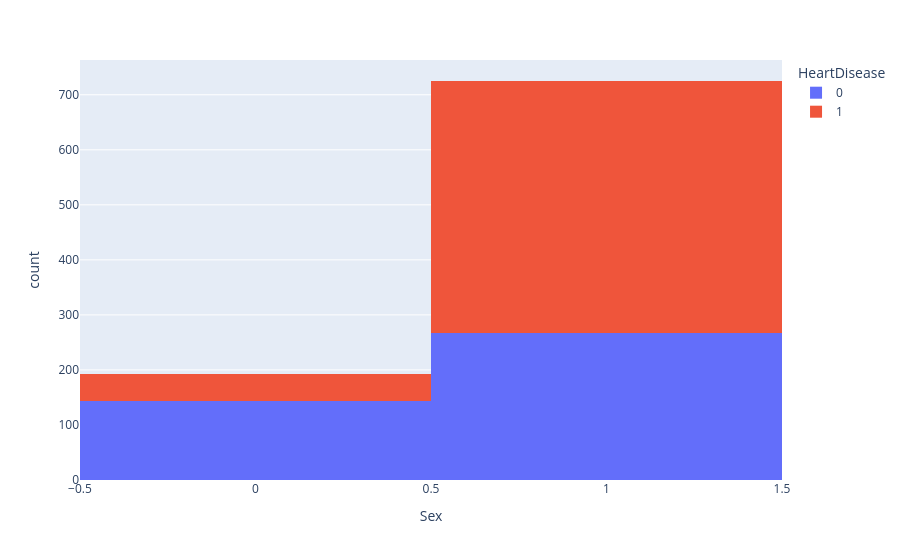

Notebook code cell kept with this figure:
### Code cell
px.histogram(df,x='Sex',color='HeartDisease')

### Figure 1 — Plotly figure (JSON) as saved in the notebook; plotly's stock layout.template omitted (floating-point values rounded to 4 significant figures; data arrays with more than 128 entries replaced by an {"elided": "..."} marker saying what was removed)
{"data": [{"alignmentgroup": "True", "bingroup": "x", "hovertemplate": "HeartDisease=0<br>Sex=%{x}<br>count=%{y}<extra></extra>", "legendgroup": "0", "marker": {"color": "#636efa", "pattern": {"shape": ""}}, "name": "0", "offsetgroup": "0", "orientation": "v", "showlegend": true, "type": "histogram", "x": {"elided": "410 int values"}, "xaxis": "x", "yaxis": "y"}, {"alignmentgroup": "True", "bingroup": "x", "hovertemplate": "HeartDisease=1<br>Sex=%{x}<br>count=%{y}<extra></extra>", "legendgroup": "1", "marker": {"color": "#EF553B", "pattern": {"shape": ""}}, "name": "1", "offsetgroup": "1", "orientation": "v", "showlegend": true, "type": "histogram", "x": {"elided": "508 int values"}, "xaxis": "x", "yaxis": "y"}], "layout": {"barmode": "relative", "legend": {"title": {"text": "HeartDisease"}, "tracegroupgap": 0}, "margin": {"t": 60}, "xaxis": {"anchor": "y", "domain": [0, 1], "title": {"text": "Sex"}}, "yaxis": {"anchor": "x", "domain": [0, 1], "title": {"text": "count"}}}}
